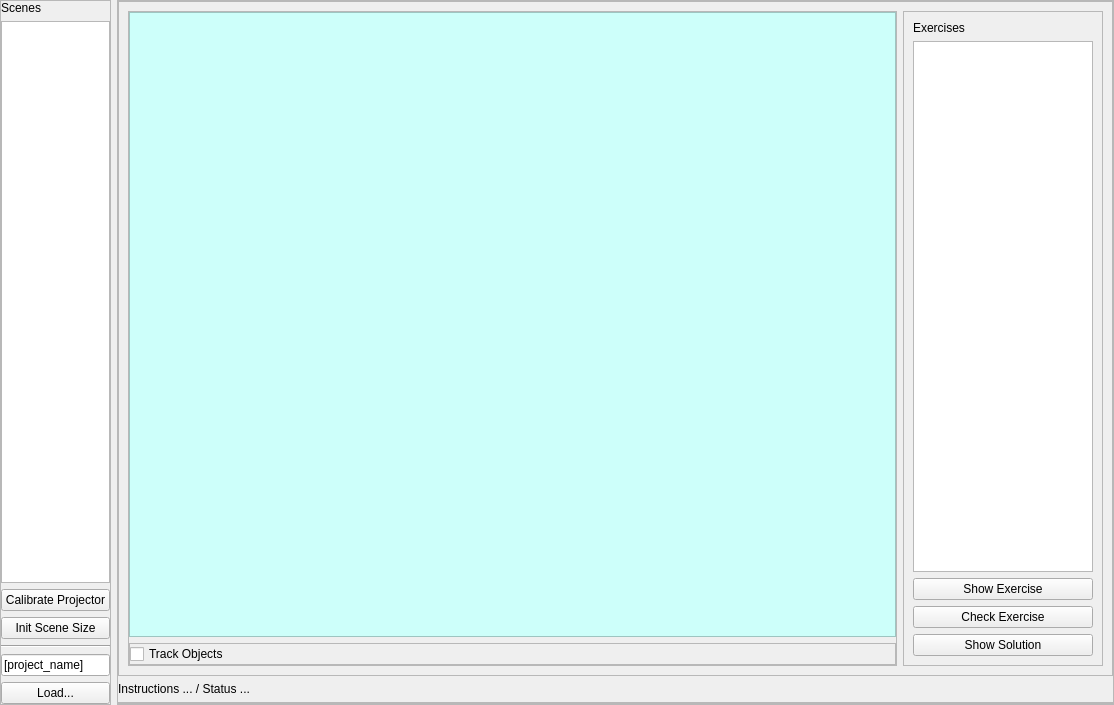
<?xml version="1.0" encoding="UTF-8"?>
<ui version="4.0">
 <class>Form</class>
 <widget class="QWidget" name="Form">
  <property name="geometry">
   <rect>
    <x>0</x>
    <y>0</y>
    <width>1114</width>
    <height>705</height>
   </rect>
  </property>
  <property name="windowTitle">
   <string>Form</string>
  </property>
  <layout class="QHBoxLayout" name="horizontalLayout">
   <property name="leftMargin">
    <number>0</number>
   </property>
   <property name="topMargin">
    <number>0</number>
   </property>
   <property name="rightMargin">
    <number>0</number>
   </property>
   <property name="bottomMargin">
    <number>0</number>
   </property>
   <item>
    <widget class="QFrame" name="frame_1">
     <property name="sizePolicy">
      <sizepolicy hsizetype="Preferred" vsizetype="Preferred">
       <horstretch>10</horstretch>
       <verstretch>0</verstretch>
      </sizepolicy>
     </property>
     <property name="maximumSize">
      <size>
       <width>200</width>
       <height>16777215</height>
      </size>
     </property>
     <property name="frameShape">
      <enum>QFrame::StyledPanel</enum>
     </property>
     <property name="frameShadow">
      <enum>QFrame::Raised</enum>
     </property>
     <layout class="QVBoxLayout" name="verticalLayout_2">
      <property name="leftMargin">
       <number>0</number>
      </property>
      <property name="topMargin">
       <number>0</number>
      </property>
      <property name="rightMargin">
       <number>0</number>
      </property>
      <property name="bottomMargin">
       <number>0</number>
      </property>
      <item>
       <widget class="QLabel" name="label_2">
        <property name="text">
         <string>Scenes</string>
        </property>
       </widget>
      </item>
      <item>
       <widget class="QListView" name="scenes_list"/>
      </item>
      <item>
       <widget class="QPushButton" name="calibrate_btn">
        <property name="minimumSize">
         <size>
          <width>0</width>
          <height>0</height>
         </size>
        </property>
        <property name="text">
         <string>Calibrate Projector</string>
        </property>
       </widget>
      </item>
      <item>
       <widget class="QPushButton" name="init_scene_size_btn">
        <property name="text">
         <string>Init Scene Size</string>
        </property>
       </widget>
      </item>
      <item>
       <widget class="Line" name="line">
        <property name="orientation">
         <enum>Qt::Horizontal</enum>
        </property>
       </widget>
      </item>
      <item>
       <widget class="QLineEdit" name="project_name_le">
        <property name="text">
         <string>[project_name]</string>
        </property>
       </widget>
      </item>
      <item>
       <widget class="QPushButton" name="load_proj_btn">
        <property name="text">
         <string>Load...</string>
        </property>
       </widget>
      </item>
     </layout>
    </widget>
   </item>
   <item>
    <widget class="QFrame" name="frame_2">
     <property name="sizePolicy">
      <sizepolicy hsizetype="Preferred" vsizetype="Preferred">
       <horstretch>90</horstretch>
       <verstretch>0</verstretch>
      </sizepolicy>
     </property>
     <property name="minimumSize">
      <size>
       <width>800</width>
       <height>0</height>
      </size>
     </property>
     <property name="frameShape">
      <enum>QFrame::StyledPanel</enum>
     </property>
     <property name="frameShadow">
      <enum>QFrame::Raised</enum>
     </property>
     <layout class="QVBoxLayout" name="verticalLayout">
      <property name="leftMargin">
       <number>0</number>
      </property>
      <property name="topMargin">
       <number>0</number>
      </property>
      <property name="rightMargin">
       <number>0</number>
      </property>
      <property name="bottomMargin">
       <number>0</number>
      </property>
      <item>
       <widget class="QFrame" name="frame_3">
        <property name="sizePolicy">
         <sizepolicy hsizetype="Preferred" vsizetype="Preferred">
          <horstretch>0</horstretch>
          <verstretch>5</verstretch>
         </sizepolicy>
        </property>
        <property name="frameShape">
         <enum>QFrame::StyledPanel</enum>
        </property>
        <property name="frameShadow">
         <enum>QFrame::Raised</enum>
        </property>
        <layout class="QHBoxLayout" name="horizontalLayout_2">
         <item>
          <widget class="QFrame" name="camers_view_frame">
           <property name="sizePolicy">
            <sizepolicy hsizetype="Preferred" vsizetype="Preferred">
             <horstretch>70</horstretch>
             <verstretch>0</verstretch>
            </sizepolicy>
           </property>
           <property name="minimumSize">
            <size>
             <width>250</width>
             <height>250</height>
            </size>
           </property>
           <property name="frameShape">
            <enum>QFrame::StyledPanel</enum>
           </property>
           <property name="frameShadow">
            <enum>QFrame::Raised</enum>
           </property>
           <layout class="QVBoxLayout" name="verticalLayout_6">
            <property name="leftMargin">
             <number>0</number>
            </property>
            <property name="topMargin">
             <number>0</number>
            </property>
            <property name="rightMargin">
             <number>0</number>
            </property>
            <property name="bottomMargin">
             <number>0</number>
            </property>
            <item>
             <widget class="QFrame" name="camera_view_container">
              <property name="sizePolicy">
               <sizepolicy hsizetype="Expanding" vsizetype="Expanding">
                <horstretch>0</horstretch>
                <verstretch>0</verstretch>
               </sizepolicy>
              </property>
              <property name="styleSheet">
               <string notr="true">background-color: rgb(205, 255, 250);</string>
              </property>
              <property name="frameShape">
               <enum>QFrame::StyledPanel</enum>
              </property>
              <property name="frameShadow">
               <enum>QFrame::Raised</enum>
              </property>
             </widget>
            </item>
            <item>
             <widget class="QFrame" name="camera_view_toolbox">
              <property name="sizePolicy">
               <sizepolicy hsizetype="Preferred" vsizetype="Preferred">
                <horstretch>0</horstretch>
                <verstretch>0</verstretch>
               </sizepolicy>
              </property>
              <property name="maximumSize">
               <size>
                <width>16777215</width>
                <height>40</height>
               </size>
              </property>
              <property name="frameShape">
               <enum>QFrame::StyledPanel</enum>
              </property>
              <property name="frameShadow">
               <enum>QFrame::Raised</enum>
              </property>
              <layout class="QHBoxLayout" name="horizontalLayout_4">
               <property name="leftMargin">
                <number>0</number>
               </property>
               <property name="topMargin">
                <number>0</number>
               </property>
               <property name="rightMargin">
                <number>0</number>
               </property>
               <property name="bottomMargin">
                <number>0</number>
               </property>
               <item>
                <widget class="QCheckBox" name="track_objects_checkbox">
                 <property name="text">
                  <string>Track Objects</string>
                 </property>
                </widget>
               </item>
              </layout>
             </widget>
            </item>
           </layout>
          </widget>
         </item>
         <item>
          <widget class="QFrame" name="exercises_frame">
           <property name="sizePolicy">
            <sizepolicy hsizetype="Preferred" vsizetype="Preferred">
             <horstretch>30</horstretch>
             <verstretch>0</verstretch>
            </sizepolicy>
           </property>
           <property name="maximumSize">
            <size>
             <width>200</width>
             <height>16777215</height>
            </size>
           </property>
           <property name="frameShape">
            <enum>QFrame::StyledPanel</enum>
           </property>
           <property name="frameShadow">
            <enum>QFrame::Raised</enum>
           </property>
           <layout class="QVBoxLayout" name="verticalLayout_4">
            <item>
             <widget class="QLabel" name="label_3">
              <property name="text">
               <string>Exercises</string>
              </property>
             </widget>
            </item>
            <item>
             <widget class="QListView" name="exercises_list"/>
            </item>
            <item>
             <widget class="QPushButton" name="show_exercise_btn">
              <property name="text">
               <string>Show Exercise</string>
              </property>
             </widget>
            </item>
            <item>
             <widget class="QPushButton" name="check_exercise_btn">
              <property name="text">
               <string>Check Exercise</string>
              </property>
             </widget>
            </item>
            <item>
             <widget class="QPushButton" name="show_solution_btn">
              <property name="text">
               <string>Show Solution</string>
              </property>
             </widget>
            </item>
           </layout>
          </widget>
         </item>
        </layout>
       </widget>
      </item>
      <item>
       <widget class="QLabel" name="instructions_label">
        <property name="text">
         <string>Instructions ... / Status ... </string>
        </property>
        <property name="wordWrap">
         <bool>true</bool>
        </property>
       </widget>
      </item>
      <item>
       <widget class="QFrame" name="annotations_frame">
        <property name="frameShape">
         <enum>QFrame::StyledPanel</enum>
        </property>
        <property name="frameShadow">
         <enum>QFrame::Raised</enum>
        </property>
        <layout class="QVBoxLayout" name="verticalLayout_3">
         <property name="leftMargin">
          <number>0</number>
         </property>
         <property name="topMargin">
          <number>0</number>
         </property>
         <property name="rightMargin">
          <number>0</number>
         </property>
         <property name="bottomMargin">
          <number>0</number>
         </property>
        </layout>
       </widget>
      </item>
     </layout>
    </widget>
   </item>
  </layout>
 </widget>
 <resources/>
 <connections/>
</ui>
